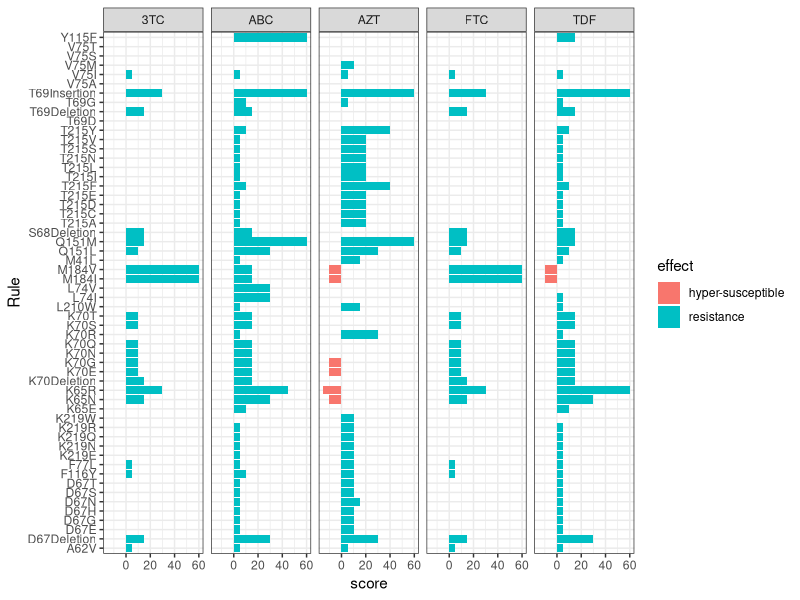

Reproduce this figure in R. (Note: this script raises an error after producing the figure.)
## ---- chunk 1
# packages required for this post
local({
  pkgs <- c(
    "dplyr",
    "readr",
    "stringr",
    "tidyr",
    "ggplot2",
    "knitr",
    "broom"
  )
  
  not_installed <- setdiff(pkgs, as.data.frame(installed.packages())$Package)
  if (length(not_installed)) {
    install.packages(not_installed)
  }
})
knitr::opts_chunk$set(echo = TRUE)

static_path <- "/post/2019-05-07-analysis-hiv-pandemic-part-2_files"
static_path <- "."
file_path <- "."

## ---- chunk 2
suppressPackageStartupMessages({
  library(dplyr)
  library(readr)
  library(stringr)
  library(tidyr)
  library(ggplot2)
  library(knitr)
  library(broom)
})
## ---- chunk 3
nrti_dr_scores <- read_tsv("ScoresNRTI_1555579653110.tsv", col_types = "cdcddddddd")

nrti_dr_scores %>% 
  select(Rule, ABC:AZT, FTC:TDF) %>% 
  gather(arv, score, 2:6) %>% 
  filter(!grepl(" ", Rule)) %>% 
  mutate(effect = ifelse(score > 0, "resistance", "hyper-susceptible")) %>% 
  
  ggplot(aes(x = Rule, y = score, fill = effect)) +
  geom_col() +
  coord_flip() +
  theme_bw() +
  facet_grid(. ~ arv)
## ---- chunk 4
knitr::include_graphics(file.path(static_path, "lamivu10.gif"))
## ---- chunk 5
# Read csv with time data
time_dat <- read_csv(
  "timeFile.csv", 
  col_types = "ccd",
  col_names = c("Run", "Description", "Measure")
)

head(time_dat) %>% 
  kable(caption = "First few lines of the benchmarking data.")
## ---- chunk 6
time_dat <- time_dat %>% 
  mutate(nSubmitted = str_extract(Run, "\\d+$") %>% as.numeric) %>% 
  select(-Run ) %>% 
  spread(Description, Measure)

head(time_dat) %>% 
  kable(caption = "First few lines of the benchmarking data after some cleaning.")
## ---- chunk 7
time_dat %>%
  ggplot(aes(x = nSubmitted, y = blastHits)) +
  geom_smooth(method = lm, se = FALSE, colour = "black", formula = y ~ x - 1, size = 0.25) +
  geom_point() +
  theme_bw() +
  xlab("Number of sequences submitted") +
  ylab("Number of sequences retrieved using blastn") +
  annotate("text", x = 41, y = 72, label = "y == 4.628 * x", parse = TRUE) +
  annotate("text", x = 40, y = 60, label = "R^2 == 0.998", parse = TRUE)
## ---- chunk 8
fit <- lm(blastHits ~ nSubmitted - 1, data = time_dat)
tidy(fit) %>% 
  kable(caption = "Regression analysis of the number of blast hits retrieved.") 
## ---- chunk 9
time_dat %>%
  ggplot(aes(x = nSubmitted, y = blast)) +
  geom_smooth(method = lm, se = FALSE, colour = "black", formula = y ~ x, size = 0.25) +
  geom_point(colour = "blue") +
  theme_bw() +
  xlab("Number of input sequences") + ylab("Time in seconds (blastn)") +
  annotate("text", x = 41, y = 90, label = "y == 11.0453 * x", parse = TRUE) +
  annotate("text", x = 40, y = 60, label = "R^2 == 0.9999", parse = TRUE)
## ---- chunk 10
fit <- lm(time_dat$blast ~ time_dat$nSubmitted)
tidy(fit) %>% 
  kable(caption = "Regression analysis of blastn time vs. number of sequences.") 
## ---- chunk 11
fit <- lm(mafftTime ~ I(blastHits^2) - 1, data = time_dat)

time_dat %>%
  ggplot(aes(x = blastHits, y = mafftTime)) +
  geom_point(colour = "blue") +
  geom_smooth(method = "lm",formula = y ~ I(x^2) - 1, colour = "black", size = 0.25) +
  annotate("text", x = 190, y = 1800, label = "y == 0.09997 * x^2", parse = TRUE) +
  theme_bw() +
  xlab("Number of sequences in alignment") + 
  ylab("Time in seconds (MAFFT)")
## ---- chunk 12
tidy(fit) %>% 
  kable(caption = "Regression analysis of multiple sequence alignment.")
